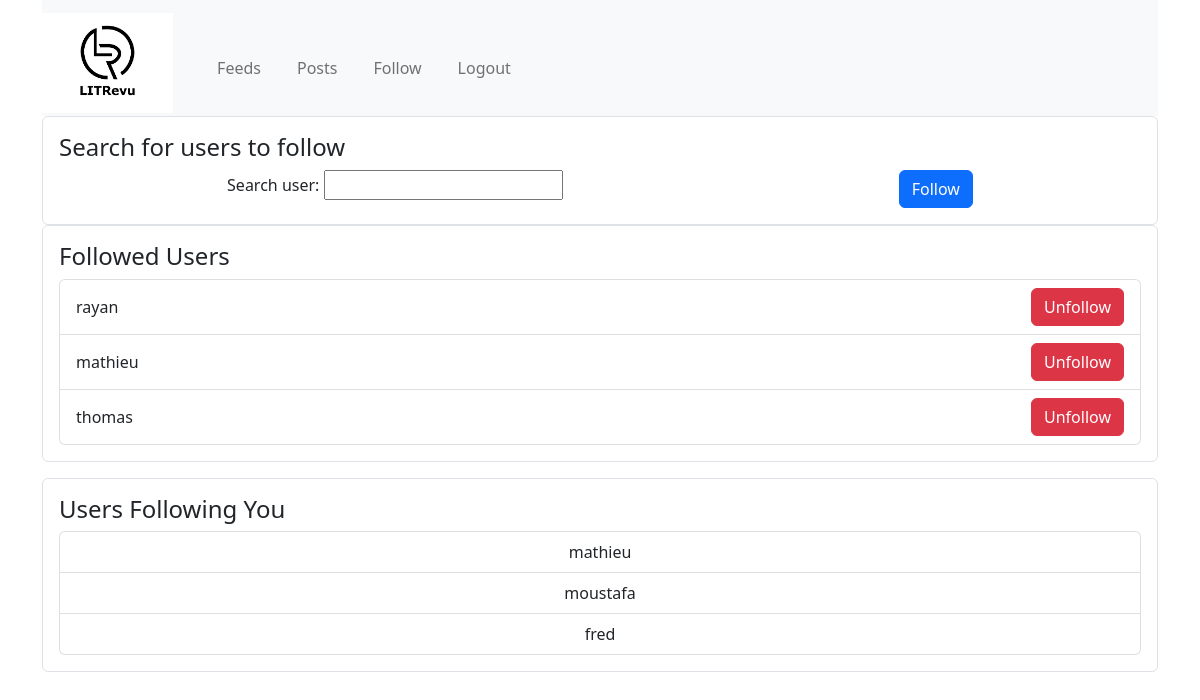
The page /follow/ (signed in) on the database as committed earlier.
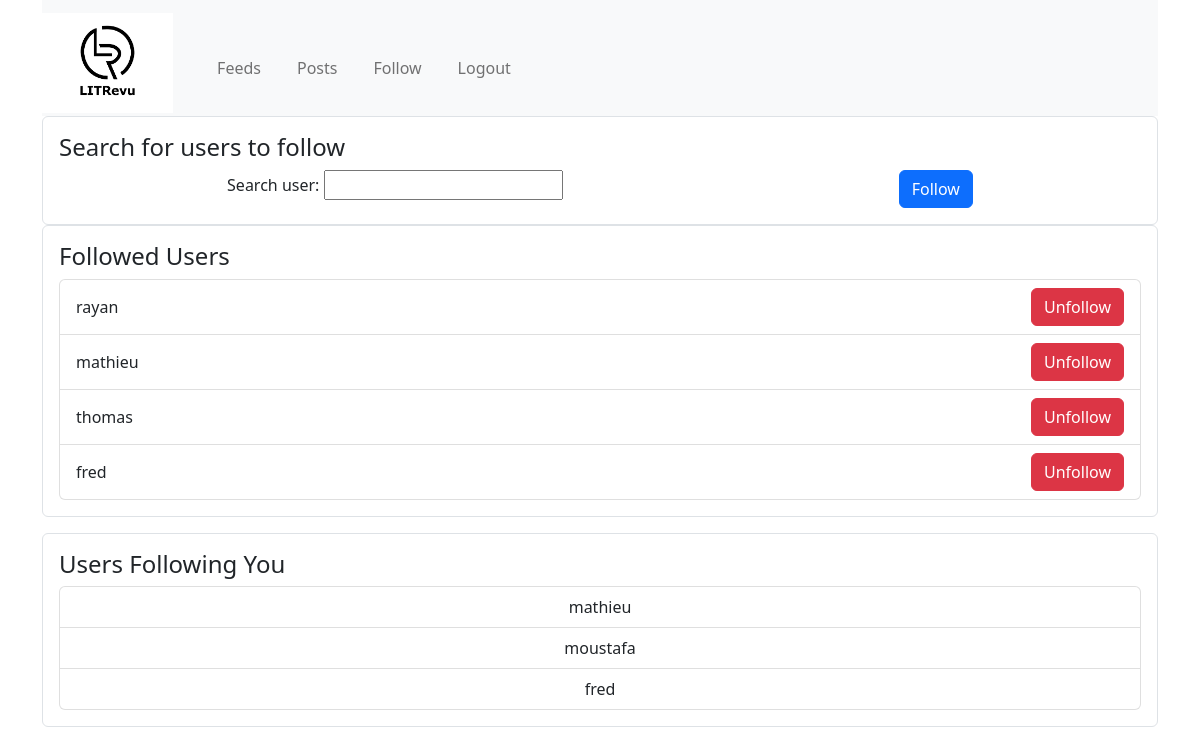
The same page on the database as committed later.
### app/models.py (models this page shows)
class UserFollows(models.Model):
    user = models.ForeignKey(to=settings.AUTH_USER_MODEL, on_delete=models.CASCADE, related_name="following")
    followed_user = models.ForeignKey(
        to=settings.AUTH_USER_MODEL, on_delete=models.CASCADE, related_name="followed_by"
    )
    class Meta:
        unique_together = ('user', 'followed_user', )

class User(AbstractUser, PermissionsMixin):
    pass

### app/views.py (the view, shortened to what this page needs)
# urls.py: path('follow/', FollowView.as_view(), name='user-follow'),
class FollowView(LoginRequiredMixin, FormView):
    form_class = FollowUserForm
    template_name = 'user-follow.html'
    success_url = reverse_lazy('user-follow')
    model = UserFollows
    context_object_name = 'follow_data'
    def get_form_kwargs(self):
        kwargs = super().get_form_kwargs()
        kwargs['user'] = self.request.user
        return kwargs
    def get_context_data(self, *args, **kwargs):
        context = super().get_context_data(*args, **kwargs)
        followed_users = UserFollows.objects.filter(user=self.request.user)
        users_following = UserFollows.objects.filter(followed_user=self.request.user)
        context['followed_users'] = followed_users
        context['users_following'] = users_following
        return context

### app/forms.py (shortened to what this page needs)
class FollowUserForm(forms.Form):
    follow_username = forms.CharField(max_length=150, required=True)
    def __init__(self, *args, **kwargs):
        self.user = kwargs.pop('user')
        super().__init__(*args, **kwargs)

### app/templates/user-follow.html (shortened to what this page needs)
{% extends "base.html" %}
{% block content %}
    <div class="follow-user border rounded p-3">
        <h4>Search for users to follow</h4>
        <form class="d-flex justify-content-center" method="post" action="{% url 'user-follow' %}">
            <div class="form-group mx-auto">
                <label for="id_follow_username">Search user:</label>
                {{ form.follow_username }}
            </div>
            <button type="submit" class="btn btn-primary mx-auto">Follow</button>
        </form>
    </div>
    <div class="followed-users border rounded p-3">
        <h4>Followed Users</h4>
        <ul class="list-group">
            {% for user_follow in followed_users %}
                <li class="list-group-item d-flex justify-content-between align-items-center">
                    {{ user_follow.followed_user.username }}
                    <a href="{% url 'user-unfollow' user_follow.pk %}" class="btn btn-danger">Unfollow</a>
                </li>
            {% endfor %}
        </ul>
    </div>
    <div class="users-following border rounded p-3 mt-3">
        <h4>Users Following You</h4>
        <ul class="list-group">
            {% for user_follow in users_following %}
                <li class="list-group-item d-flex justify-content-center">
                    {{ user_follow.user.username }}
                </li>
            {% endfor %}
        </ul>
    </div>
{% endblock %}

Rows that differ between the two databases and show on the page:
added UserFollows: followed_user.username "fred", shown under "Followed Users"
